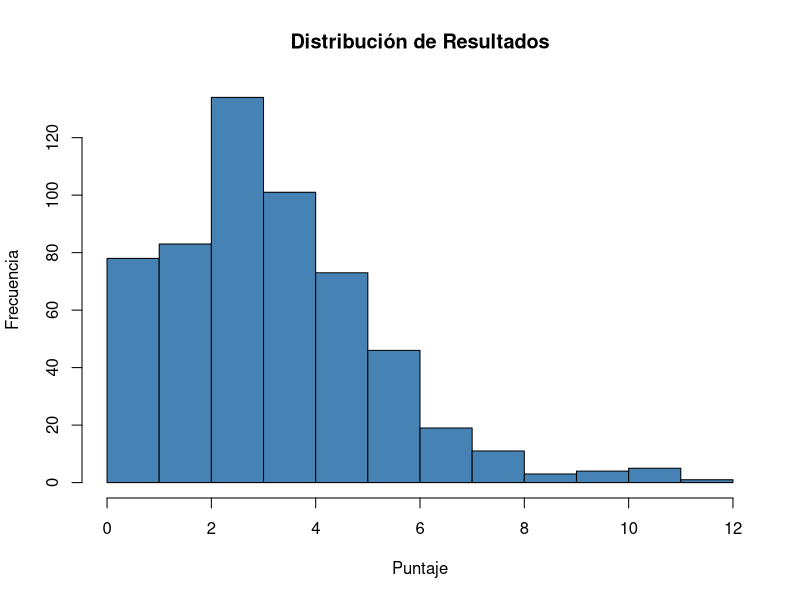
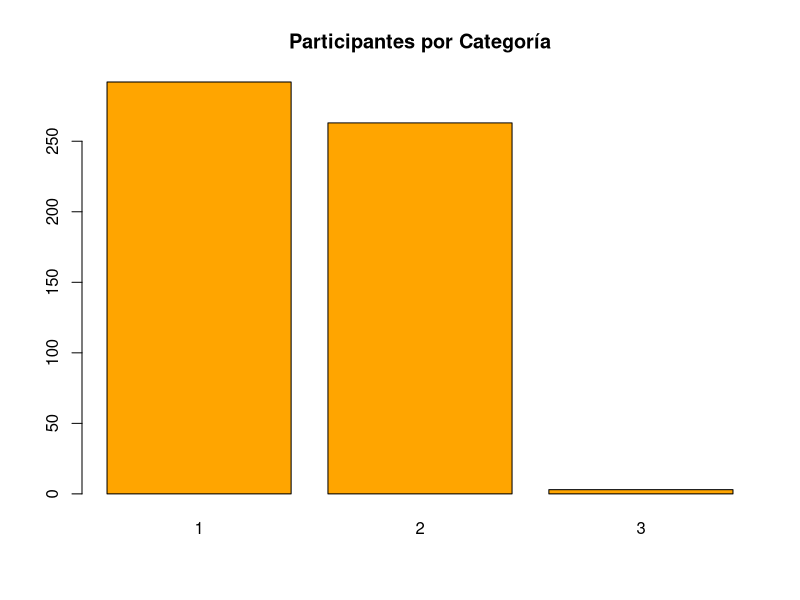

Here is the R script that generated these plots, in order:
## ---- chunk 1
1 + 1
## ---- chunk 2
#| echo: false
2 * 2
## ---- chunk 3
library(haven)
md <- read_sav("20150819 - 2do. Lectura -  Funcafe.sav")

dim(md) # No de filas y columnas

## ---- chunk 4
#| label: Sexo y departamento
#| echo: false
table(md$Sexo)
table(md$Nombre_Depa)

## ---- chunk 5
#| label: Suma respuestas correctas
#| include: false

md$total <-rowSums(md[, 38:50])
## ---- chunk 6
#| label: Graficas
#| echo: false
# Si es una variable numérica (ej. total)
hist(md$total, 
     main = "Distribución de Resultados", 
     xlab = "Puntaje", 
     ylab = "Frecuencia",
     col = "steelblue")

# O si es categórica (ej. Sexo)
plot(as.factor(md$Sexo), 
     main = "Participantes por Categoría", 
     col = "orange")
## ---- chunk 7
#| label: Tablas profesionales
#| echo: false
# Primero cargamos la librería necesaria
library(knitr)

# Creamos la tabla de frecuencia
tabla_frecuencia <- table(md$Nombre_Depa)

# La convertimos en una tabla elegante
kable(tabla_frecuencia, 
      col.names = c("Categoría", "Frecuencia"),
      caption = "Tabla 1: Distribución de la muestra por categoría")
## ---- chunk 8
#| label: Tabla con estadisticas descriptivas
#| echo: false
# Resumen descriptivo de una variable numérica
resumen <- summary(md$total)

# Convertir ese resumen en tabla
kable(t(as.matrix(resumen)), # La 't' es para trasponerla y que se vea horizontal
      caption = "Estadístico descriptivos de los resultados")
